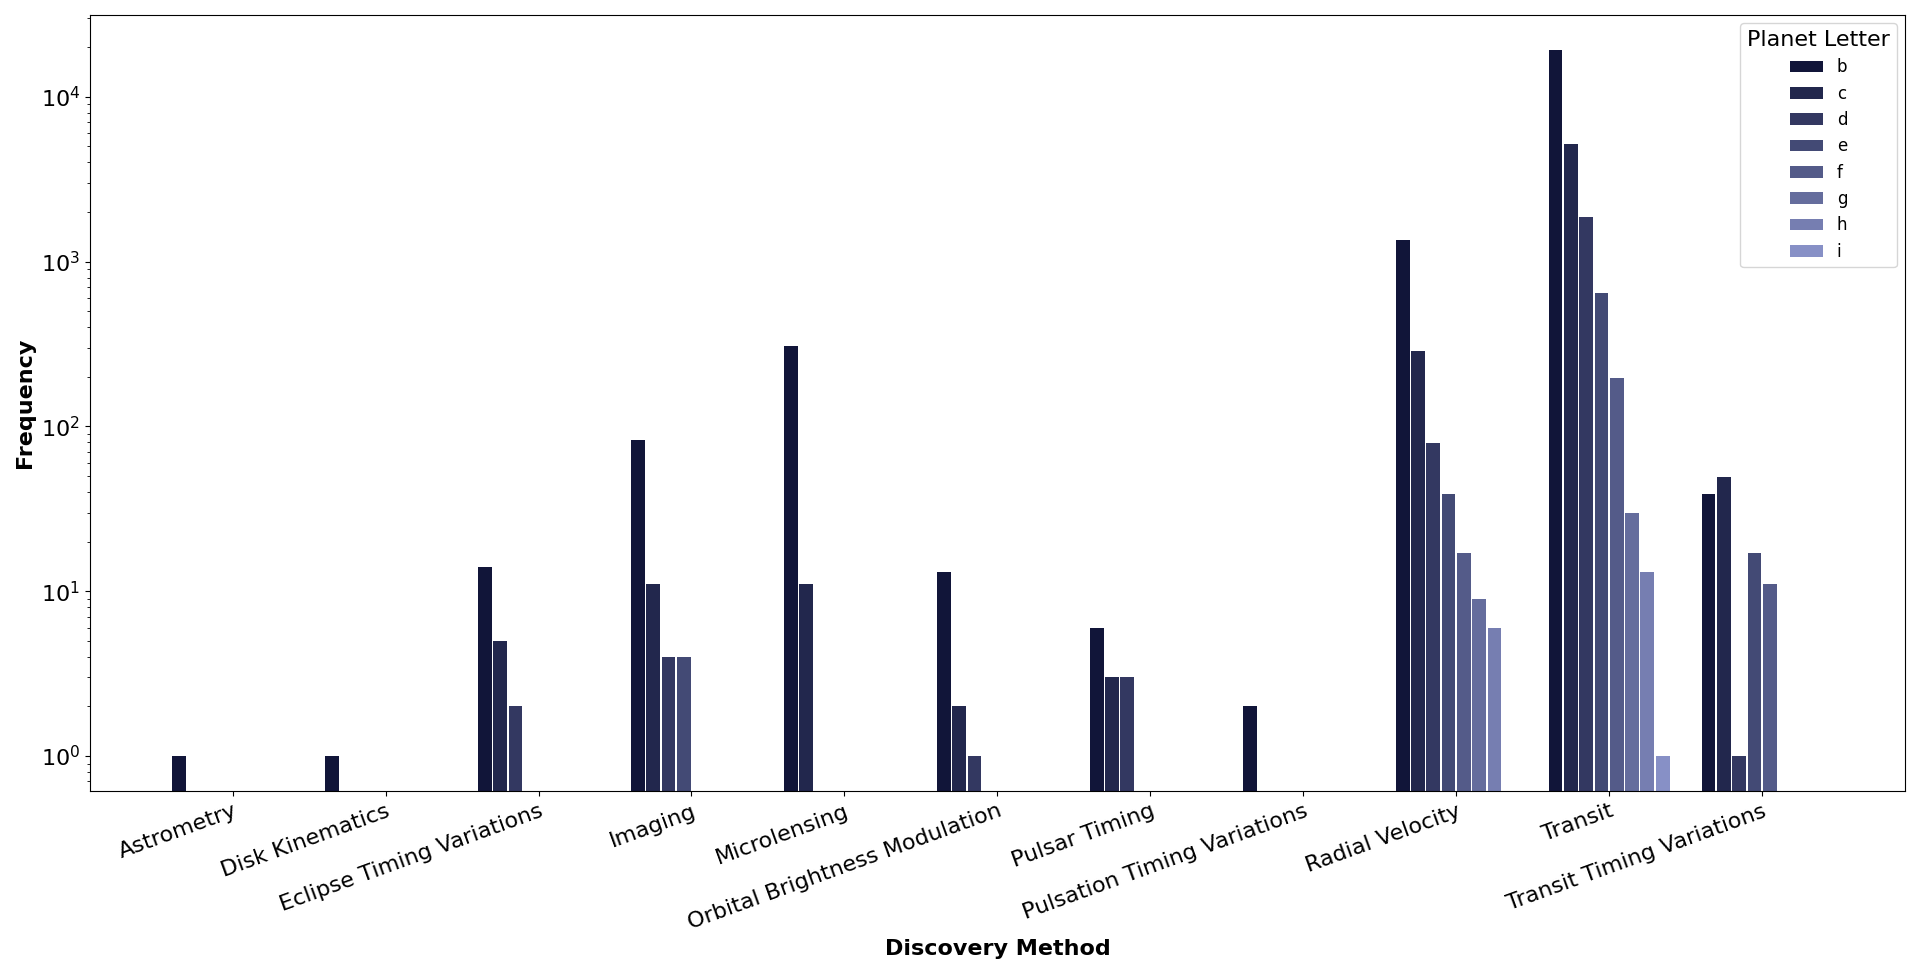

Here is the Python script that generated this plot:

# Paths:
path_data = "data/"
path_plot = "Plot_types/Barplot/"

# Packages:
import numpy as np
import pandas as pd
import matplotlib.pyplot as plt
from matplotlib.colors import LinearSegmentedColormap, Normalize
from matplotlib.colorbar import ColorbarBase
import matplotlib.gridspec as gridspec
import re

# Display options:
pd.set_option("display.width", 1200)
pd.set_option("display.max_columns", 300)
pd.set_option("display.max_rows", 300)

# Dataset:
df = pd.read_csv(path_data + "nasa_exoplanets.csv")
df_varnames = pd.read_csv(path_data + "nasa_exoplanets_var_names.csv")

# Variables:
cat_var1 = "pl_letter"
cat_var2 = "discoverymethod"
cat_var_name1 = df_varnames.loc[(df_varnames["var"] == cat_var1), ["var_name"]].values[0][0]
cat_var_name2 = df_varnames.loc[(df_varnames["var"] == cat_var2), ["var_name"]].values[0][0]
variables = [cat_var1, cat_var2]

# Deal with NAN:
df[variables] = df[variables].fillna("NA")

# Frequencies within each level of the first variable:
levels_var1 = df[cat_var1].unique().tolist()
levels_var2 = df[cat_var2].unique().tolist()
df_plot = pd.DataFrame({cat_var2: levels_var2})
for lvl_var1 in levels_var1:
    var2invar1 = df.loc[df[cat_var1] == lvl_var1][cat_var2].tolist()
    var2invar1_counts = [var2invar1.count(i) if var2invar1.count(i) > 0 else np.nan for i in levels_var2]
    lvl_var1_name = re.sub(pattern = r"[ \-()#/@;:<>{}=~|.?,\\]", 
                           repl = "_", 
                           string = lvl_var1)
    df_plot = pd.concat(
        [
            df_plot,
            pd.DataFrame({lvl_var1_name: var2invar1_counts},
                         dtype = "int")
        ],
        axis = 1)
df_plot = df_plot.fillna(0)
df_plot = df_plot.sort_values(cat_var2)

# Plot:
n_groups = df_plot.shape[1] - 1
cmap = LinearSegmentedColormap.from_list("my_palette", ["#111539", "#97A1D9"])
my_palette = [cmap(i/n_groups) for i in np.array(range(n_groups))]
fig, ax = plt.subplots(
    figsize = (20, 10),
    tight_layout = True
)
n_bars = n_groups
total_width = 0.8
single_width = 0.9
bar_width = total_width/n_groups
bars = []
for i, (name, values) in enumerate(df_plot.iloc[:, 1:].items()):
    x_offset = (i - n_bars/2)*bar_width + bar_width/2
    for x, y in enumerate(values):
        bar = ax.bar(
            x = x + x_offset, 
            height = y, 
            width = bar_width*single_width, 
            color = my_palette[i]
        )
    bars.append(bar[0])
_ = ax.legend(
    bars, 
    df_plot.iloc[:, 1:].keys(),
    fontsize = "large",
    title = cat_var_name1,
    title_fontsize = 16,
    loc = "upper right"
)
_ = ax.set_xticks(np.arange(df_plot.shape[0]))
_ = ax.set_xticklabels(df_plot[cat_var2])
_ = ax.set_yscale("log")
_ = ax.set_xlabel(
    cat_var_name2,
    fontsize = 16,
    fontweight = "bold"
)
_ = ax.set_ylabel(
    "Frequency",
    fontsize = 16,
    fontweight = "bold"
)
_ = ax.tick_params(
    axis = "x", 
    which = "major", 
    labelsize = 16,
    rotation = 20
)
_ = ax.tick_params(
    axis = "y", 
    which = "major", 
    labelsize = 16
)
_ = plt.setp(ax.get_xticklabels(),
             ha = "right", 
             rotation_mode = "anchor")
